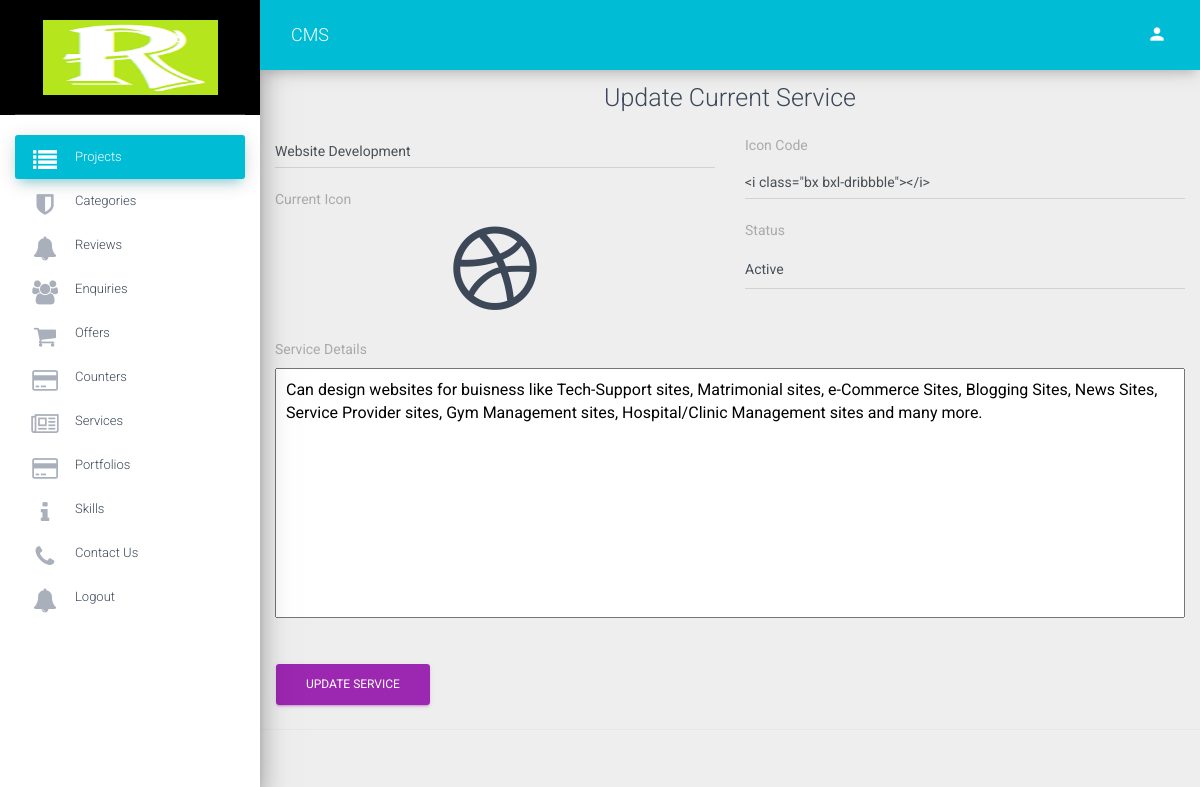
Page /admin/update_service.php?id=2 (signed in) on the committed database.
### tables this page shows
CREATE TABLE `services` (
  `id` int(11) NOT NULL,
  `service_name` varchar(100) NOT NULL,
  `icon` varchar(100) NOT NULL,
  `service_dtl` text NOT NULL,
  `status` tinyint(4) NOT NULL,
  `added_on` date NOT NULL
);

### admin/update_service.php (the view, shortened to what this page needs)
<?php include 'sidebar.php'; ?>
<?php
$g_id = $_GET['id'];
if (isset($g_id) && $g_id != '') {
    $sql = "SELECT * FROM services WHERE id = $g_id";
    $res = mysqli_query($connect, $sql);
    $row = mysqli_fetch_assoc($res);
}
?>
<div class="container">
    <h3 class="text-center" style="padding-top:60px;">Update Current Service</h3>
    <form method="POST" style="width:100%;" enctype="multipart/form-data">
        <div class="row">
            <div class="col-lg-6">
                <div class="form-group">
                    <input type="text" name="sname" class="form-control" value="<?php echo $row['service_name']; ?>">
                </div>
                <div class="form-group">
                    <label for="icon">Current Icon</label>
                    <div class="icon text-center"><?php echo $row['icon']; ?></div>
                </div>
            </div>
            <div class="col-lg-6">
                <div class="form-group">
                    <label for="icon">Icon Code</label>
                    <input type="text" name="icon" class="form-control" value="<?php echo htmlspecialchars($row['icon']); ?>">
                </div>
                <div class="form-group">
                    <label for="icon">Status</label>
                    <select name="status" class="form-control">
                        <option value="Selected disabled" class="form-control">
                            <?php
                            if ($row['status'] = 1) {
                                echo "Active";
                            } else {
                                echo "Deactive";
                            }
                            ?>
                        </option>
                    </select>
                </div>
            </div>
            <div class="col-lg-12">
                <div class="form-group">
                    <label for="icon">Service Details</label>
                    <textarea name="details" rows="10" style="width: 100%;padding:10px;"><?php echo $row['service_dtl']; ?></textarea>
                </div>
            </div>
            <div class="col-lg-12 mt-4">
                <div class="mx-auto">
                    <input type="submit" name="edit_service" value="Update Service" class="btn btn-primary">
                </div>
            </div>
        </div>
    </form>
</div>
<?php include 'footer.php'; ?>

### admin/update_service.php (style rules this page uses)
.bx { font-size: 100px !important; }

### rows in the picture
services: sname "Website Development", icon "<i class=\"bx bxl-dribbble\"></i>", details "Can design websites for buisness like Tech-Support sites, Matrimonial sites, e-Commerce Sites, Blogging Sites, News Sites, Service Provider sites, Gym Management sites, Hospital/Clinic Management sites and many more."
